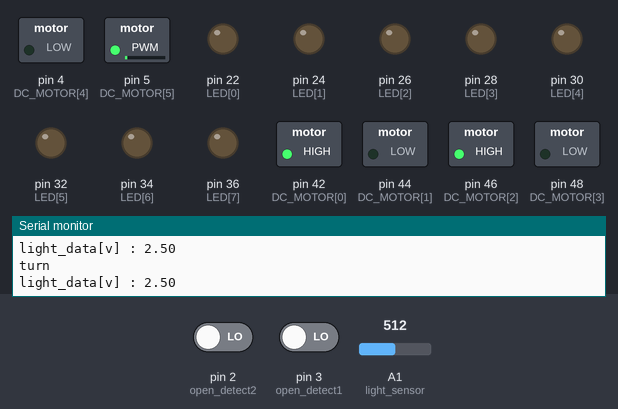
Bench run of a sketch on a simulated Arduino Mega 2560, built with avr-gcc and run on an emulated ATmega2560. On the bench: switched loads named in the sketch (green lamp = pin HIGH), output pins drawn as LEDs (lit = HIGH), the last lines printed to the serial monitor. Dashed ring = blinking. Inputs (shaded band) come from the test bench; at power-on: pin 3 (open_detect1) LOW, A1 (light_sensor) = 512, pin 2 (open_detect2) LOW.

Above: at 1.2 s.
1.3 s: pin 3 (open_detect1) driven HIGH
At 3.36 s:
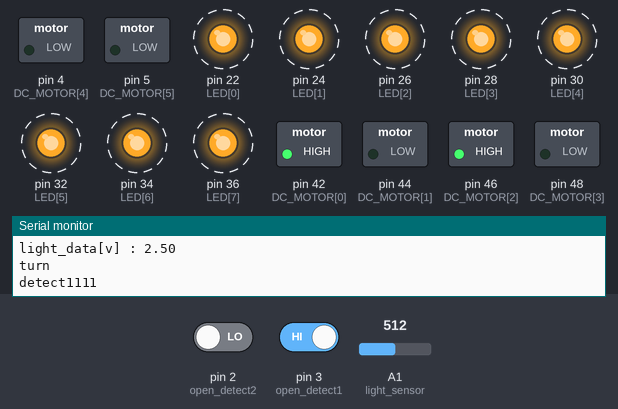
4.3 s: A1 (light_sensor) set to 604
7.1 s: A1 (light_sensor) set to 624
At 9.1 s:
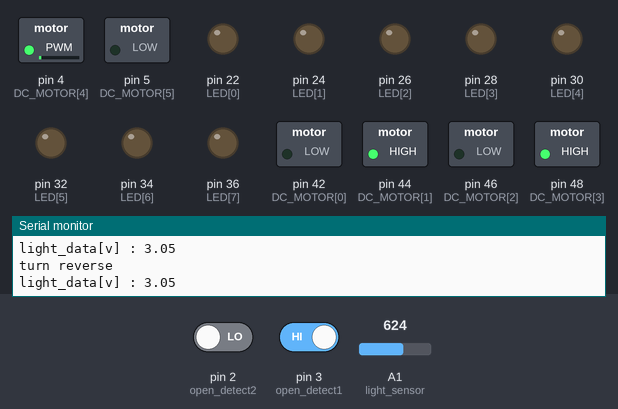
Timing chart, 0 to 10.6 s (numbered marks = the images above; inputs shaded):
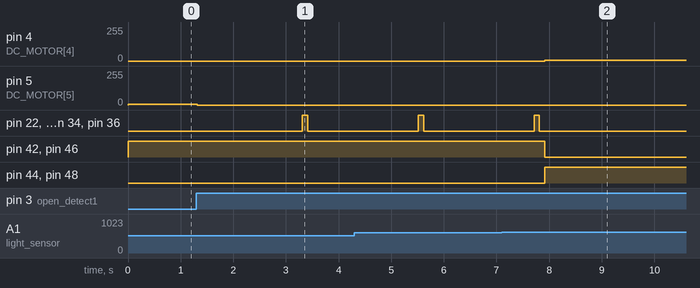

The sketch:

auto_curtain.ino
```cpp
int DC_MOTOR[6] = {42,44,46,48,4,5};
int LED[8] = {22,24,26,28,30,32,34,36};
int SWITCH[8] = {23,25,27,29,31,33,35,37};

int LED_EN_PIN =6, SW_EN_PIN = 7;
int light_sensor = A1;
int open_detect1 = 3, open_detect2 = 2;
int z=0;

#define LED_EN 1
#define SW_EN 1


void setup() {
  Serial.begin(9600);
  LED_SW_EN();
  for(z=0;z<8;z++){
    pinMode(LED[z],OUTPUT);
    pinMode(SWITCH[z],INPUT);
  }
  for(z=0;z<6;z++){
    pinMode(DC_MOTOR[z],OUTPUT);
  }
  pinMode(light_sensor,INPUT);
  pinMode(open_detect1,INPUT);
  pinMode(open_detect2,INPUT);
}

void loop() {

  float light_data = analogRead(light_sensor)/204.6;
  Serial.print("light_data[v] : ");
  Serial.println(light_data);

  if(light_data <= 3.00){ // low

    MOTOR_control(10); // turn
    PWM_open(0);
    PWM_close(7); // move to od1
    Serial.println("turn");

    if(digitalRead(open_detect1)){
      Serial.println("detect1111"); // od1 detect
      PWM_close(0); // stop
      delay(2000);
      LED_blank();
      Serial.println("open_d1 is detected");

    }else{
      MOTOR_control(10); // turn
      PWM_open(0);
      PWM_close(7); // move to od1
    }

  }else{ // high
    PWM_open(0);
    MOTOR_control(5); // turn reverse
    PWM_close(0);
    PWM_open(7); // move to od2
    Serial.println("turn reverse");

    if(digitalRead(open_detect2)){ // od2 detect
      Serial.println("detect22222");
      //DC_MOTOR stop
      PWM_open(0); // stop
      delay(2000);
      LED_blank();
      Serial.println("open_d2 is detected");

    }else{
        MOTOR_control(5); // turn reverse
        PWM_close(0);
        PWM_open(7); // move to od2
    }

  }
}
void MOTOR_control(unsigned char da){
  for(z=0;z<4;z++){
    if(da & 0x08){
      digitalWrite(DC_MOTOR[z],HIGH);
    }else{
      digitalWrite(DC_MOTOR[z],LOW);
    }
    da *= 2;
  }
}

void PWM_open(unsigned char spe){
  analogWrite(DC_MOTOR[4],spe);
}

void PWM_close(unsigned char spe){
  analogWrite(DC_MOTOR[5],spe);
}

void LED_blank(){
  for(z=0;z<8;z++){
    digitalWrite(LED[z],HIGH);
  }
  delay(100);
  for(z=0;z<8;z++){
    digitalWrite(LED[z],LOW);
  }
  delay(100);
}

void LED_SW_EN(){
  pinMode(LED_EN_PIN,OUTPUT);
  pinMode(SW_EN_PIN,OUTPUT);
  #ifdef LED_EN
    digitalWrite(LED_EN_PIN,LOW);
  #else
    digitalWrite(LED_EN_PIN,HIGH);
  #endif
  #ifdef SW_EN
    digitalWrite(SW_EN_PIN,LOW);
  #else
    digitalWrite(SW_EN_PIN,HIGH);
  #endif
}
```

Measured:
- the behaviour switches between 613 and 614 on A1 (light_sensor) (found by bisection; images 1 and 2)
- after the input at 1.3 s, pin 5 (DC_MOTOR[5]): 7/255 → 0/255 at once; pin 22 (LED[0]), pin 24 (LED[1]), pin 26 (LED[2]), pin 28 (LED[3]), pin 30 (LED[4]), pin 32 (LED[5]), pin 34 (LED[6]), pin 36 (LED[7]): LOW → HIGH after 2.0 s, → LOW 0.10 s later
- after the input at 7.1 s, pin 4 (DC_MOTOR[4]): 0/255 → 7/255 after 0.82 s; pin 22 (LED[0]): goes on until 7.8 s, then stays LOW
